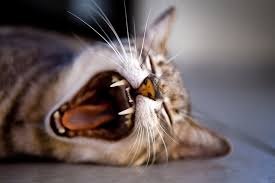
#> input picture images.jpg, 275 x 183 px, found by its file name
$ python first.py
#> lines starting #> are read from the running program, lines starting #| are printed output that depends on the picture
import cv2
import numpy as np
import matplotlib.pyplot as plt
img = cv2.imread('images.jpg',0)
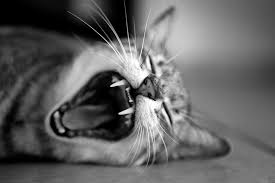
#> img: shape (183, 275); min 0, max 255, mean 97.7
blur = cv2.blur(img,(10,10))
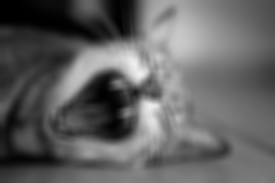
#> blur: shape (183, 275); min 0, max 239, mean 97.5
plt.subplot(122),plt.imshow(img),plt.title("Orignal")
plt.subplot(121),plt.imshow(blur),plt.title("blurred")
plt.show()
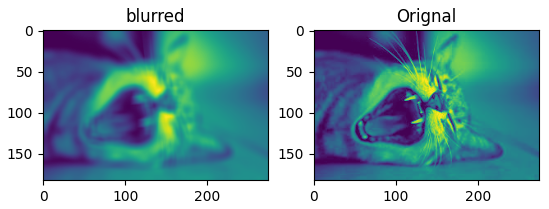
#> figure drawn by matplotlib, 2 panels
